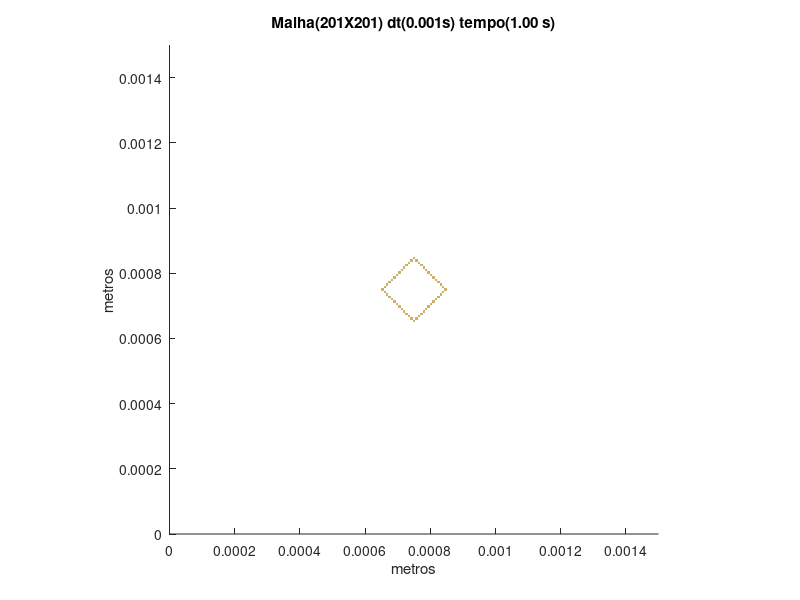

Source code (MATLAB):
set (gca,'PlotBoxAspectRatio',[1 1 1],'Xlim',[0,0.0015],'Ylim',[0,0.0015])
hold on
title('Malha(201X201) dt(0.001s) tempo(1.00 s)')
hold on
ylabel('metros')
hold on
xlabel('metros')
hold on

fill([0.000746268656716418 0.000746268656716418 0.000753731343283582 0.000753731343283582],[0.000649253731343284 0.000656716417910448 0.000656716417910448 0.000649253731343284],[0.8,0.7,0.4],'LineStyle','none')

fill([0.000738805970149254 0.000738805970149254 0.000746268656716418 0.000746268656716418],[0.000656716417910448 0.000664179104477612 0.000664179104477612 0.000656716417910448],[0.8,0.7,0.4],'LineStyle','none')

fill([0.000753731343283582 0.000753731343283582 0.000761194029850746 0.000761194029850746],[0.000656716417910448 0.000664179104477612 0.000664179104477612 0.000656716417910448],[0.8,0.7,0.4],'LineStyle','none')

fill([0.00073134328358209 0.00073134328358209 0.000738805970149254 0.000738805970149254],[0.000664179104477612 0.000671641791044776 0.000671641791044776 0.000664179104477612],[0.8,0.7,0.4],'LineStyle','none')

fill([0.000761194029850746 0.000761194029850746 0.000768656716417911 0.000768656716417911],[0.000664179104477612 0.000671641791044776 0.000671641791044776 0.000664179104477612],[0.8,0.7,0.4],'LineStyle','none')

fill([0.000723880597014925 0.000723880597014925 0.00073134328358209 0.00073134328358209],[0.000671641791044776 0.00067910447761194 0.00067910447761194 0.000671641791044776],[0.8,0.7,0.4],'LineStyle','none')

fill([0.000768656716417911 0.000768656716417911 0.000776119402985075 0.000776119402985075],[0.000671641791044776 0.00067910447761194 0.00067910447761194 0.000671641791044776],[0.8,0.7,0.4],'LineStyle','none')

fill([0.000716417910447761 0.000716417910447761 0.000723880597014925 0.000723880597014925],[0.00067910447761194 0.000686567164179104 0.000686567164179104 0.00067910447761194],[0.8,0.7,0.4],'LineStyle','none')

fill([0.000776119402985075 0.000776119402985075 0.000783582089552239 0.000783582089552239],[0.00067910447761194 0.000686567164179104 0.000686567164179104 0.00067910447761194],[0.8,0.7,0.4],'LineStyle','none')

fill([0.000708955223880597 0.000708955223880597 0.000716417910447761 0.000716417910447761],[0.000686567164179104 0.000694029850746269 0.000694029850746269 0.000686567164179104],[0.8,0.7,0.4],'LineStyle','none')

fill([0.000783582089552239 0.000783582089552239 0.000791044776119403 0.000791044776119403],[0.000686567164179104 0.000694029850746269 0.000694029850746269 0.000686567164179104],[0.8,0.7,0.4],'LineStyle','none')

fill([0.000701492537313433 0.000701492537313433 0.000708955223880597 0.000708955223880597],[0.000694029850746269 0.000701492537313433 0.000701492537313433 0.000694029850746269],[0.8,0.7,0.4],'LineStyle','none')

fill([0.000791044776119403 0.000791044776119403 0.000798507462686567 0.000798507462686567],[0.000694029850746269 0.000701492537313433 0.000701492537313433 0.000694029850746269],[0.8,0.7,0.4],'LineStyle','none')

fill([0.000694029850746269 0.000694029850746269 0.000701492537313433 0.000701492537313433],[0.000701492537313433 0.000708955223880597 0.000708955223880597 0.000701492537313433],[0.8,0.7,0.4],'LineStyle','none')

fill([0.000798507462686567 0.000798507462686567 0.000805970149253731 0.000805970149253731],[0.000701492537313433 0.000708955223880597 0.000708955223880597 0.000701492537313433],[0.8,0.7,0.4],'LineStyle','none')

fill([0.000686567164179104 0.000686567164179104 0.000694029850746269 0.000694029850746269],[0.000708955223880597 0.000716417910447761 0.000716417910447761 0.000708955223880597],[0.8,0.7,0.4],'LineStyle','none')

fill([0.000805970149253731 0.000805970149253731 0.000813432835820896 0.000813432835820896],[0.000708955223880597 0.000716417910447761 0.000716417910447761 0.000708955223880597],[0.8,0.7,0.4],'LineStyle','none')

fill([0.00067910447761194 0.00067910447761194 0.000686567164179104 0.000686567164179104],[0.000716417910447761 0.000723880597014925 0.000723880597014925 0.000716417910447761],[0.8,0.7,0.4],'LineStyle','none')

fill([0.000813432835820896 0.000813432835820896 0.00082089552238806 0.00082089552238806],[0.000716417910447761 0.000723880597014925 0.000723880597014925 0.000716417910447761],[0.8,0.7,0.4],'LineStyle','none')

fill([0.000671641791044776 0.000671641791044776 0.00067910447761194 0.00067910447761194],[0.000723880597014925 0.00073134328358209 0.00073134328358209 0.000723880597014925],[0.8,0.7,0.4],'LineStyle','none')

fill([0.00082089552238806 0.00082089552238806 0.000828358208955224 0.000828358208955224],[0.000723880597014925 0.00073134328358209 0.00073134328358209 0.000723880597014925],[0.8,0.7,0.4],'LineStyle','none')

fill([0.000664179104477612 0.000664179104477612 0.000671641791044776 0.000671641791044776],[0.00073134328358209 0.000738805970149254 0.000738805970149254 0.00073134328358209],[0.8,0.7,0.4],'LineStyle','none')

fill([0.000828358208955224 0.000828358208955224 0.000835820895522388 0.000835820895522388],[0.00073134328358209 0.000738805970149254 0.000738805970149254 0.00073134328358209],[0.8,0.7,0.4],'LineStyle','none')

fill([0.000656716417910448 0.000656716417910448 0.000664179104477612 0.000664179104477612],[0.000738805970149254 0.000746268656716418 0.000746268656716418 0.000738805970149254],[0.8,0.7,0.4],'LineStyle','none')

fill([0.000835820895522388 0.000835820895522388 0.000843283582089552 0.000843283582089552],[0.000738805970149254 0.000746268656716418 0.000746268656716418 0.000738805970149254],[0.8,0.7,0.4],'LineStyle','none')

fill([0.000649253731343284 0.000649253731343284 0.000656716417910448 0.000656716417910448],[0.000746268656716418 0.000753731343283582 0.000753731343283582 0.000746268656716418],[0.8,0.7,0.4],'LineStyle','none')

fill([0.000843283582089552 0.000843283582089552 0.000850746268656716 0.000850746268656716],[0.000746268656716418 0.000753731343283582 0.000753731343283582 0.000746268656716418],[0.8,0.7,0.4],'LineStyle','none')

fill([0.000656716417910448 0.000656716417910448 0.000664179104477612 0.000664179104477612],[0.000753731343283582 0.000761194029850746 0.000761194029850746 0.000753731343283582],[0.8,0.7,0.4],'LineStyle','none')

fill([0.000835820895522388 0.000835820895522388 0.000843283582089552 0.000843283582089552],[0.000753731343283582 0.000761194029850746 0.000761194029850746 0.000753731343283582],[0.8,0.7,0.4],'LineStyle','none')

fill([0.000664179104477612 0.000664179104477612 0.000671641791044776 0.000671641791044776],[0.000761194029850746 0.000768656716417911 0.000768656716417911 0.000761194029850746],[0.8,0.7,0.4],'LineStyle','none')

fill([0.000828358208955224 0.000828358208955224 0.000835820895522388 0.000835820895522388],[0.000761194029850746 0.000768656716417911 0.000768656716417911 0.000761194029850746],[0.8,0.7,0.4],'LineStyle','none')

fill([0.000671641791044776 0.000671641791044776 0.00067910447761194 0.00067910447761194],[0.000768656716417911 0.000776119402985075 0.000776119402985075 0.000768656716417911],[0.8,0.7,0.4],'LineStyle','none')

fill([0.00082089552238806 0.00082089552238806 0.000828358208955224 0.000828358208955224],[0.000768656716417911 0.000776119402985075 0.000776119402985075 0.000768656716417911],[0.8,0.7,0.4],'LineStyle','none')

fill([0.00067910447761194 0.00067910447761194 0.000686567164179104 0.000686567164179104],[0.000776119402985075 0.000783582089552239 0.000783582089552239 0.000776119402985075],[0.8,0.7,0.4],'LineStyle','none')

fill([0.000813432835820896 0.000813432835820896 0.00082089552238806 0.00082089552238806],[0.000776119402985075 0.000783582089552239 0.000783582089552239 0.000776119402985075],[0.8,0.7,0.4],'LineStyle','none')

fill([0.000686567164179104 0.000686567164179104 0.000694029850746269 0.000694029850746269],[0.000783582089552239 0.000791044776119403 0.000791044776119403 0.000783582089552239],[0.8,0.7,0.4],'LineStyle','none')

fill([0.000805970149253731 0.000805970149253731 0.000813432835820896 0.000813432835820896],[0.000783582089552239 0.000791044776119403 0.000791044776119403 0.000783582089552239],[0.8,0.7,0.4],'LineStyle','none')

fill([0.000694029850746269 0.000694029850746269 0.000701492537313433 0.000701492537313433],[0.000791044776119403 0.000798507462686567 0.000798507462686567 0.000791044776119403],[0.8,0.7,0.4],'LineStyle','none')

fill([0.000798507462686567 0.000798507462686567 0.000805970149253731 0.000805970149253731],[0.000791044776119403 0.000798507462686567 0.000798507462686567 0.000791044776119403],[0.8,0.7,0.4],'LineStyle','none')

fill([0.000701492537313433 0.000701492537313433 0.000708955223880597 0.000708955223880597],[0.000798507462686567 0.000805970149253731 0.000805970149253731 0.000798507462686567],[0.8,0.7,0.4],'LineStyle','none')

fill([0.000791044776119403 0.000791044776119403 0.000798507462686567 0.000798507462686567],[0.000798507462686567 0.000805970149253731 0.000805970149253731 0.000798507462686567],[0.8,0.7,0.4],'LineStyle','none')

fill([0.000708955223880597 0.000708955223880597 0.000716417910447761 0.000716417910447761],[0.000805970149253731 0.000813432835820896 0.000813432835820896 0.000805970149253731],[0.8,0.7,0.4],'LineStyle','none')

fill([0.000783582089552239 0.000783582089552239 0.000791044776119403 0.000791044776119403],[0.000805970149253731 0.000813432835820896 0.000813432835820896 0.000805970149253731],[0.8,0.7,0.4],'LineStyle','none')

fill([0.000716417910447761 0.000716417910447761 0.000723880597014925 0.000723880597014925],[0.000813432835820896 0.00082089552238806 0.00082089552238806 0.000813432835820896],[0.8,0.7,0.4],'LineStyle','none')

fill([0.000776119402985075 0.000776119402985075 0.000783582089552239 0.000783582089552239],[0.000813432835820896 0.00082089552238806 0.00082089552238806 0.000813432835820896],[0.8,0.7,0.4],'LineStyle','none')

fill([0.000723880597014925 0.000723880597014925 0.00073134328358209 0.00073134328358209],[0.00082089552238806 0.000828358208955224 0.000828358208955224 0.00082089552238806],[0.8,0.7,0.4],'LineStyle','none')

fill([0.000768656716417911 0.000768656716417911 0.000776119402985075 0.000776119402985075],[0.00082089552238806 0.000828358208955224 0.000828358208955224 0.00082089552238806],[0.8,0.7,0.4],'LineStyle','none')

fill([0.00073134328358209 0.00073134328358209 0.000738805970149254 0.000738805970149254],[0.000828358208955224 0.000835820895522388 0.000835820895522388 0.000828358208955224],[0.8,0.7,0.4],'LineStyle','none')

fill([0.000761194029850746 0.000761194029850746 0.000768656716417911 0.000768656716417911],[0.000828358208955224 0.000835820895522388 0.000835820895522388 0.000828358208955224],[0.8,0.7,0.4],'LineStyle','none')

fill([0.000738805970149254 0.000738805970149254 0.000746268656716418 0.000746268656716418],[0.000835820895522388 0.000843283582089552 0.000843283582089552 0.000835820895522388],[0.8,0.7,0.4],'LineStyle','none')

fill([0.000753731343283582 0.000753731343283582 0.000761194029850746 0.000761194029850746],[0.000835820895522388 0.000843283582089552 0.000843283582089552 0.000835820895522388],[0.8,0.7,0.4],'LineStyle','none')

fill([0.000746268656716418 0.000746268656716418 0.000753731343283582 0.000753731343283582],[0.000843283582089552 0.000850746268656716 0.000850746268656716 0.000843283582089552],[0.8,0.7,0.4],'LineStyle','none')
